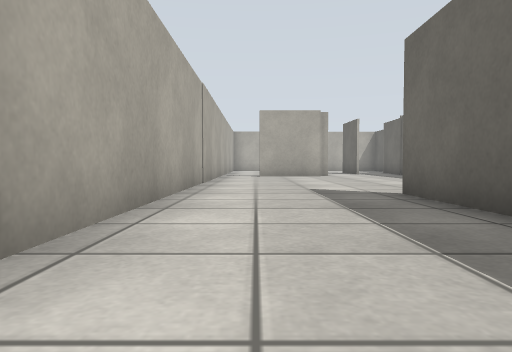
view 1 (above)

24 first-person views from a walk through a world built for the Gazebo simulator. The camera is 0.5 m above the floor, tilts 2° down and sees 70° across. The floor is counted in squares, 1 m on a side. Each view is taken from the middle of a square. On the plan, view 1 faces up. The plan holds only what a view shows up to about 9 squares ahead; the rest is blank. The place goes on beyond the plan. Surface patterns are stand-ins for the level's own textures.

view 2
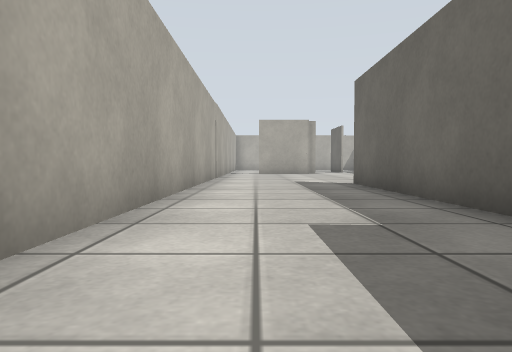

view 3
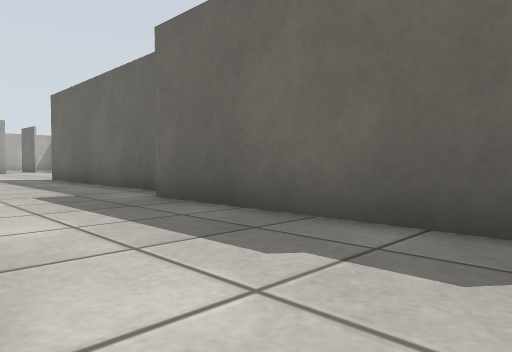

view 4
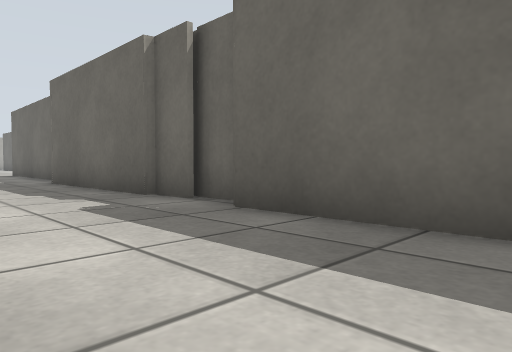

view 5
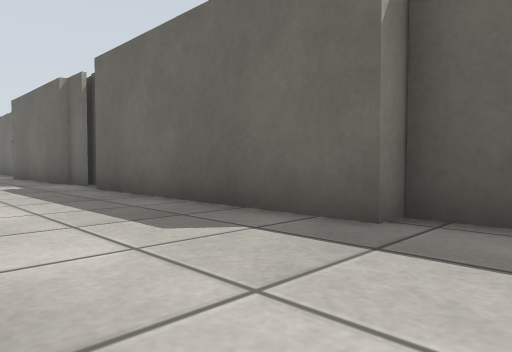

view 6
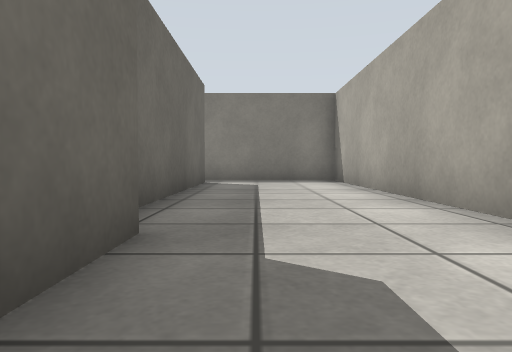

view 7
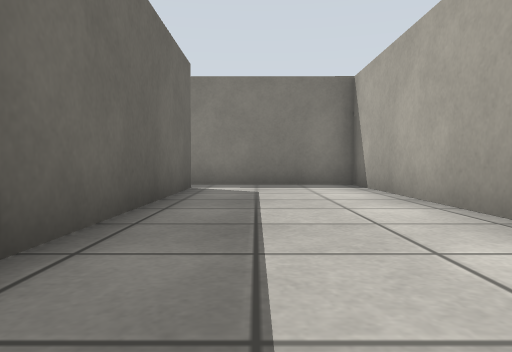

view 8
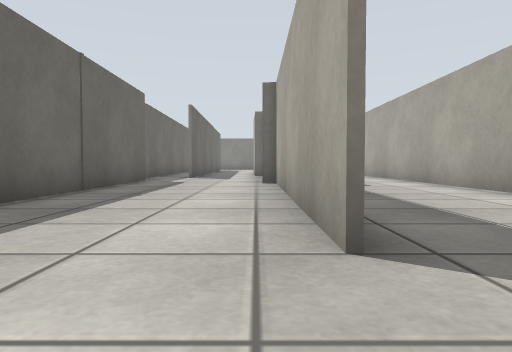

view 9
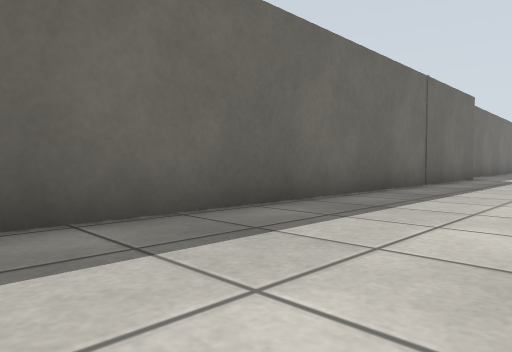

view 10
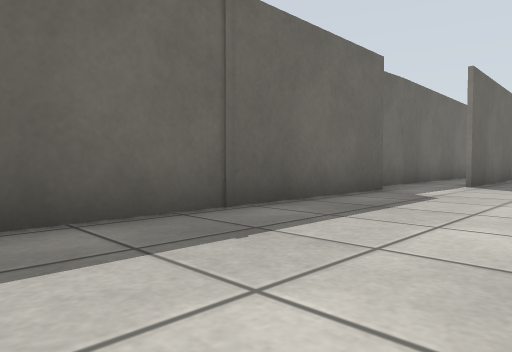

view 11
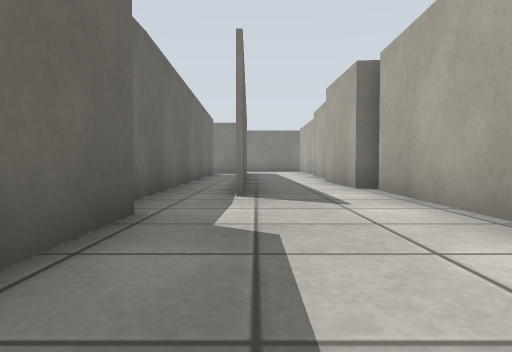

view 12
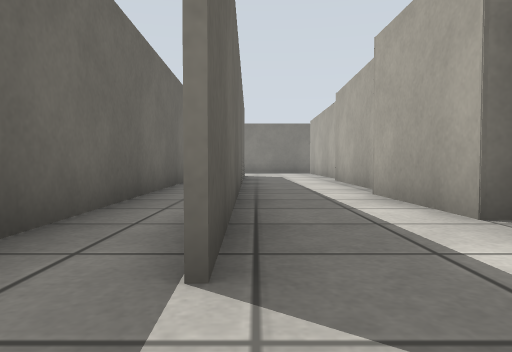

view 13
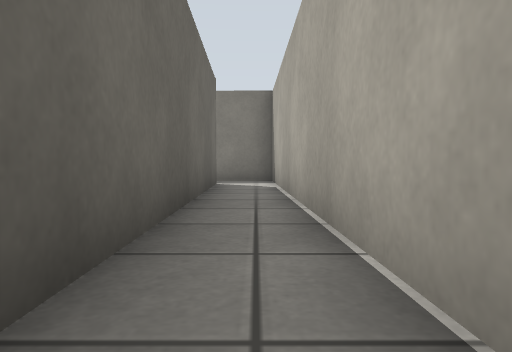

view 14
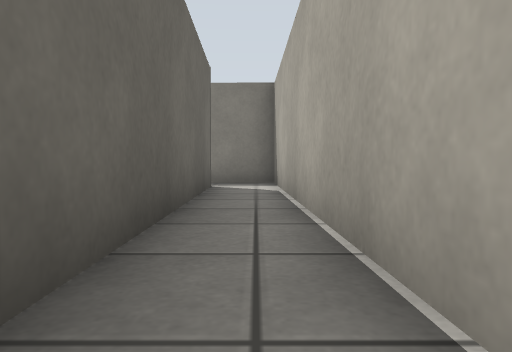

view 15
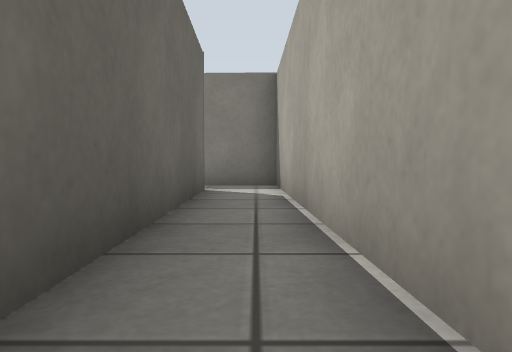

view 16
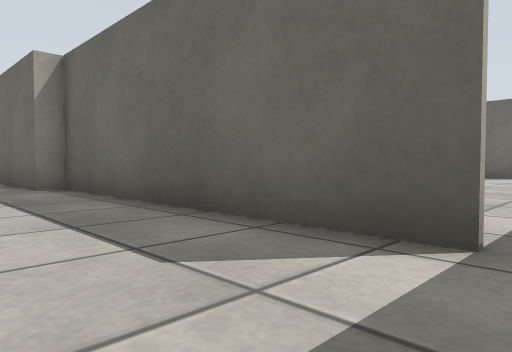

view 17
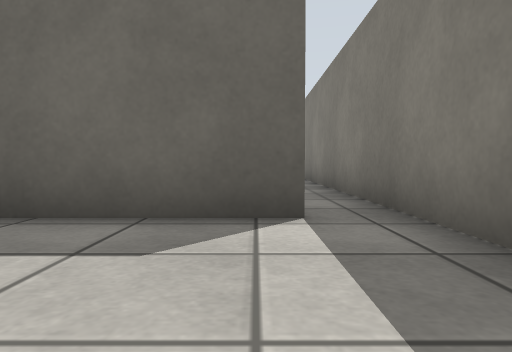

view 18
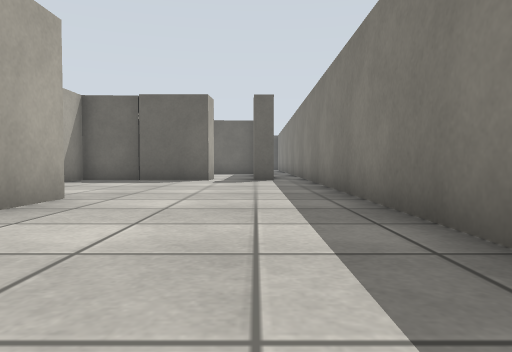

view 19
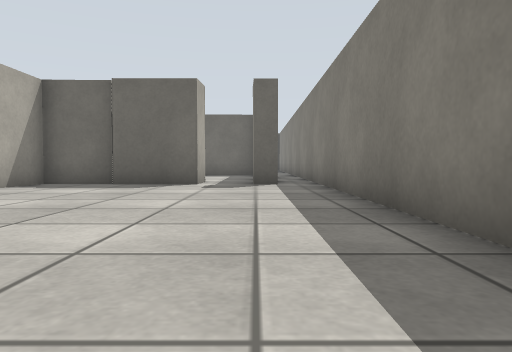

view 20
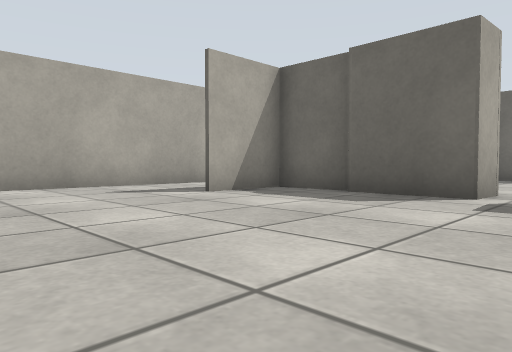

view 21
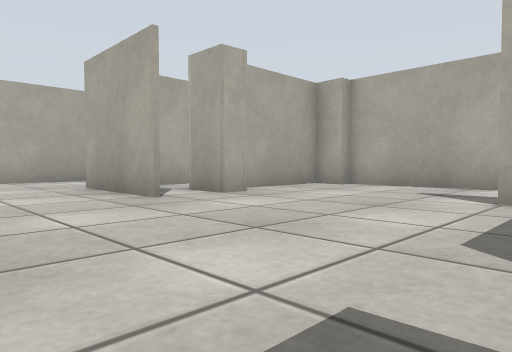

view 22
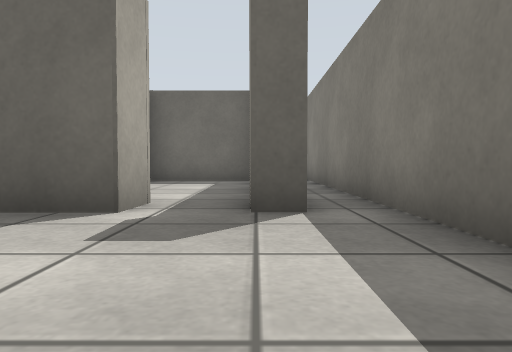

view 23
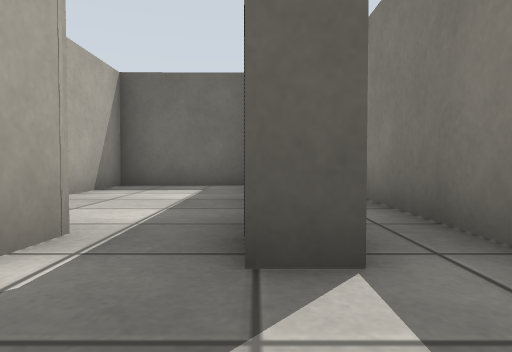

view 24
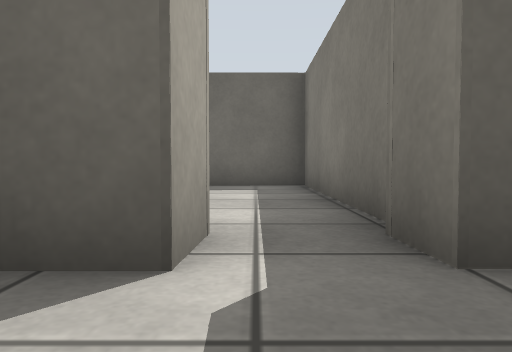

### Floor plan
Points are (right, up) in squares from view 1. A wall is a line through its corners. A room is listed if a view was taken in it or the views show most of it. See-through windows are left out.
Room 1 (views 1, 2, 3, 4, 5, 6, 7, 8, 9, 10, 11, 12, 13, 14, 15, 16, 17)
walls: (2.8, -2.1) (2.7, -5.7); (1.8, -5.7) (1.8, -1.1); (2.3, -0.1) (2.3, 6); (3, -6.2) (3.1, -9); (2, -6.8) (2, -5.6); (2.3, -7.4) (2.3, -6); (6.2, -2.7) (6.2, 9.5); (5.4, -7.9) (5.5, -17.1); (2.7, -10) (2.6, -12.1); (2.5, 6) (2.5, -0.8); (5.3, -11.1) (5.2, -4.5); (1.9, -13.6) (1.8, -7.7); (-1.3, -14.2) (-1.3, -21.5) (2.4, -21.5); (-1.3, 9.1) (-1.3, -1.2); (7, -15.6) (6.6, -3.5); (2.3, -20.5) (2.3, -13.6)
ways out: opening at (2, -21) to room 2; opening at (4, -11) to room 2
Room 2 (views 18, 19, 20, 21, 22, 23, 24)
walls: (8.2, -17.3) (5.4, -17.2); (8.2, -15.5) (8.2, -16); (13.9, -16.5) (13.8, -14.9) (11.9, -14.9); (13.7, -20.6) (13.7, -20) (14.7, -19.9); (8.4, -12.5) (7.6, -12.4) (7.6, -14.9); (14.7, -18.7) (13.7, -18.6) (13.7, -16.5); (2.5, -17.8) (2.5, -18.2); (13.1, -12.2) (8.3, -12.1); (2.4, -21.5) (19, -21.5)
ways out: opening at (2, -21) to room 1; opening at (4, -11) to room 1; opening at (15, -19) to room 3
Room 3 (no view inside)
walls: (15, -20.1) (20.2, -20.1) (20.1, -17) (17.8, -17)
ways out: opening at (15, -19) to room 2

Where each view was taken, in squares from view 1:
view 1: 0 up, 0 right, facing up
view 2: 3 down, 0 right, facing up
view 3: 6 down, 1 left, facing up-right
view 4: 11 down, 1 left, facing up-right
view 5: 15 down, 1 left, facing up-right
view 6: 11 down, 1 right, facing down
view 7: 13 down, 1 right, facing down
view 8: 8 up, 3 right, facing down
view 9: 10 up, 3 right, facing down-right
view 10: 4 up, 3 right, facing down-right
view 11: 1 up, 5 right, facing down
view 12: 3 down, 5 right, facing down
view 13: 7 down, 6 right, facing down
view 14: 8 down, 6 right, facing down
view 15: 9 down, 6 right, facing down
view 16: 21 down, 0 right, facing up-right
view 17: 20 down, 1 left, facing right
view 18: 20 down, 3 right, facing right
view 19: 20 down, 5 right, facing right
view 20: 20 down, 8 right, facing up-right
view 21: 20 down, 13 right, facing up-left
view 22: 20 down, 10 right, facing right
view 23: 20 down, 12 right, facing right
view 24: 19 down, 12 right, facing right
